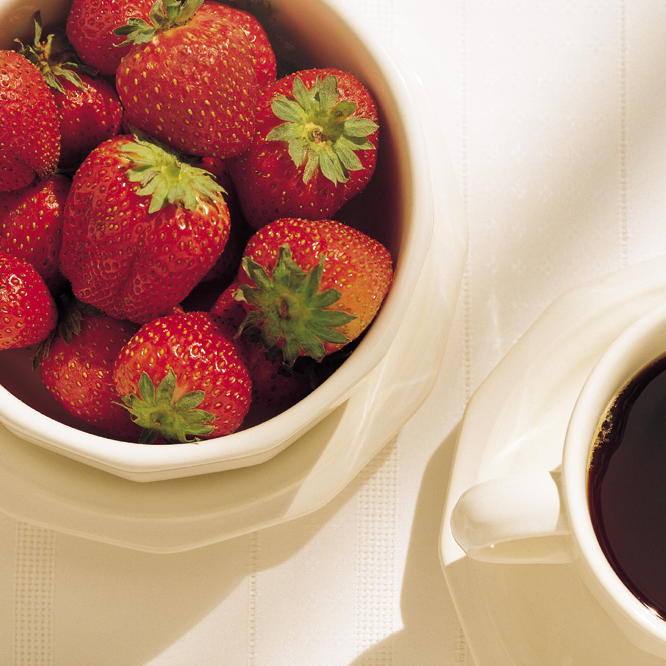
%> input picture Fig0630(01)(strawberries_fullcolor).tif, 666 x 666 px
$ octave chapter_04_01.m   (GNU Octave 9; MATLAB toolbox functions it lacks are replaced by stand-ins)
%> lines starting %> are read from the running program, lines starting %| are printed output that depends on the picture
% Dilation and Erosion
img=imread('Fig0630(01)(strawberries_fullcolor).tif');
%> img is the input picture: size 666x666x3 uint8; mean R, G, B 186.3, 145.9, 126.5
dilated_img=imdilate(img,strel('disk', 5));
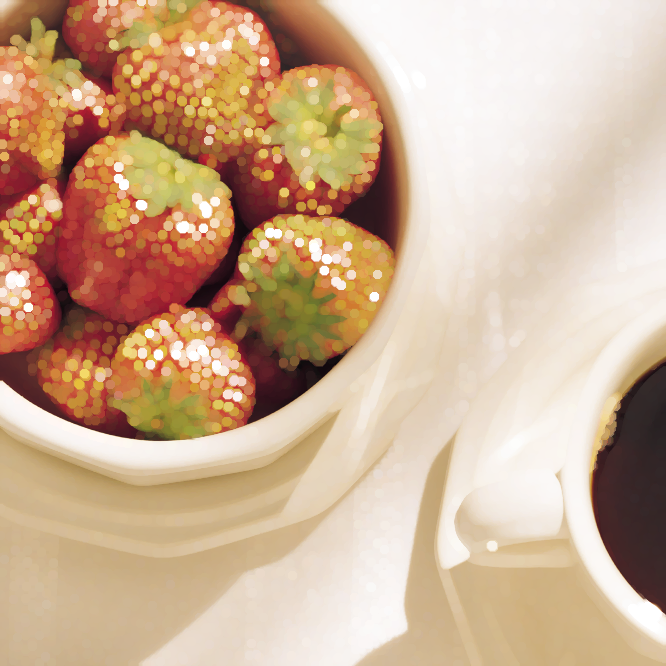
%> dilated_img: size 666x666x3 uint8; mean R, G, B 204.6, 173.7, 145.6
eroded_img=imerode(img,strel('disk', 5));
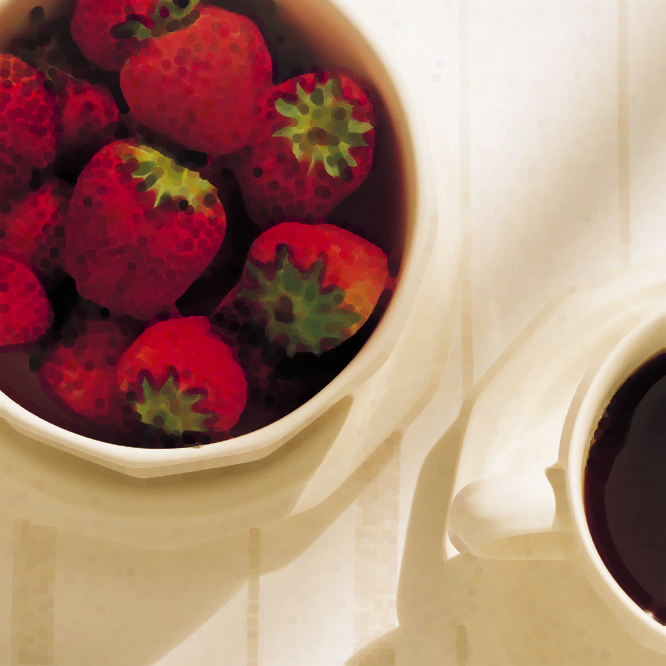
%> eroded_img: size 666x666x3 uint8; mean R, G, B 167.5, 128.3, 112.2


subplot(2,2,1),imshow(img),title('Original Image');
subplot(2,2,2),imshow(dilated_img),title('Dilated Image');
subplot(2,2,4),imshow(eroded_img),title("Eroded Image");
